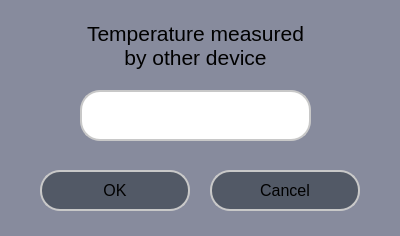
<?xml version="1.0" encoding="UTF-8"?>
<ui version="4.0">
 <class>Dialog</class>
 <widget class="QDialog" name="Dialog">
  <property name="geometry">
   <rect>
    <x>0</x>
    <y>0</y>
    <width>400</width>
    <height>236</height>
   </rect>
  </property>
  <property name="windowTitle">
   <string>Dialog</string>
  </property>
  <property name="styleSheet">
   <string notr="true">background-color: rgb(135,139,157);</string>
  </property>
  <widget class="QLabel" name="name">
   <property name="geometry">
    <rect>
     <x>80</x>
     <y>10</y>
     <width>231</width>
     <height>71</height>
    </rect>
   </property>
   <property name="font">
    <font>
     <pointsize>16</pointsize>
    </font>
   </property>
   <property name="text">
    <string>Temperature measured by other device</string>
   </property>
   <property name="alignment">
    <set>Qt::AlignCenter</set>
   </property>
   <property name="wordWrap">
    <bool>true</bool>
   </property>
  </widget>
  <widget class="QLineEdit" name="temperature_edit">
   <property name="geometry">
    <rect>
     <x>80</x>
     <y>90</y>
     <width>231</width>
     <height>51</height>
    </rect>
   </property>
   <property name="styleSheet">
    <string notr="true">background-color: rgb(255, 255, 255);
border: 2px solid rgb(200, 200, 200);
border-radius: 20px;	</string>
   </property>
  </widget>
  <widget class="QPushButton" name="ok_btn">
   <property name="geometry">
    <rect>
     <x>40</x>
     <y>170</y>
     <width>150</width>
     <height>41</height>
    </rect>
   </property>
   <property name="minimumSize">
    <size>
     <width>150</width>
     <height>30</height>
    </size>
   </property>
   <property name="font">
    <font>
     <family>Segoe UI</family>
     <pointsize>12</pointsize>
    </font>
   </property>
   <property name="styleSheet">
    <string notr="true">QPushButton {
	border: 2px solid rgb(200, 200, 200);
	border-radius: 20px;	
	background-color: rgb(82, 89, 102);
}
QPushButton:hover {
	background-color: rgb(77, 85, 90);
	border: 2px solid rgb(61, 70, 86);
}
QPushButton:pressed {	
	background-color: rgb(35, 40, 49);
	border: 2px solid rgb(43, 50, 61);
}</string>
   </property>
   <property name="text">
    <string>OK</string>
   </property>
   <property name="icon">
    <iconset>
     <normaloff>../../thesis-device-app/device_app/guiModules/icons/20x20/cil-check.png</normaloff>../../thesis-device-app/device_app/guiModules/icons/20x20/cil-check.png</iconset>
   </property>
  </widget>
  <widget class="QPushButton" name="cancel_btn">
   <property name="geometry">
    <rect>
     <x>210</x>
     <y>170</y>
     <width>150</width>
     <height>41</height>
    </rect>
   </property>
   <property name="minimumSize">
    <size>
     <width>150</width>
     <height>30</height>
    </size>
   </property>
   <property name="font">
    <font>
     <family>Segoe UI</family>
     <pointsize>12</pointsize>
    </font>
   </property>
   <property name="styleSheet">
    <string notr="true">QPushButton {
	border: 2px solid rgb(200, 200, 200);
	border-radius: 20px;	
	background-color: rgb(82, 89, 102);
}
QPushButton:hover {
	background-color: rgb(77, 85, 90);
	border: 2px solid rgb(61, 70, 86);
}
QPushButton:pressed {	
	background-color: rgb(35, 40, 49);
	border: 2px solid rgb(43, 50, 61);
}</string>
   </property>
   <property name="text">
    <string>Cancel</string>
   </property>
   <property name="icon">
    <iconset>
     <normaloff>../../thesis-device-app/device_app/guiModules/icons/20x20/cil-x-circle.png</normaloff>../../thesis-device-app/device_app/guiModules/icons/20x20/cil-x-circle.png</iconset>
   </property>
  </widget>
 </widget>
 <resources/>
 <connections>
  <connection>
   <sender>ok_btn</sender>
   <signal>clicked()</signal>
   <receiver>Dialog</receiver>
   <slot>accept()</slot>
   <hints>
    <hint type="sourcelabel">
     <x>114</x>
     <y>180</y>
    </hint>
    <hint type="destinationlabel">
     <x>199</x>
     <y>110</y>
    </hint>
   </hints>
  </connection>
  <connection>
   <sender>cancel_btn</sender>
   <signal>clicked()</signal>
   <receiver>Dialog</receiver>
   <slot>reject()</slot>
   <hints>
    <hint type="sourcelabel">
     <x>284</x>
     <y>180</y>
    </hint>
    <hint type="destinationlabel">
     <x>199</x>
     <y>110</y>
    </hint>
   </hints>
  </connection>
 </connections>
</ui>
